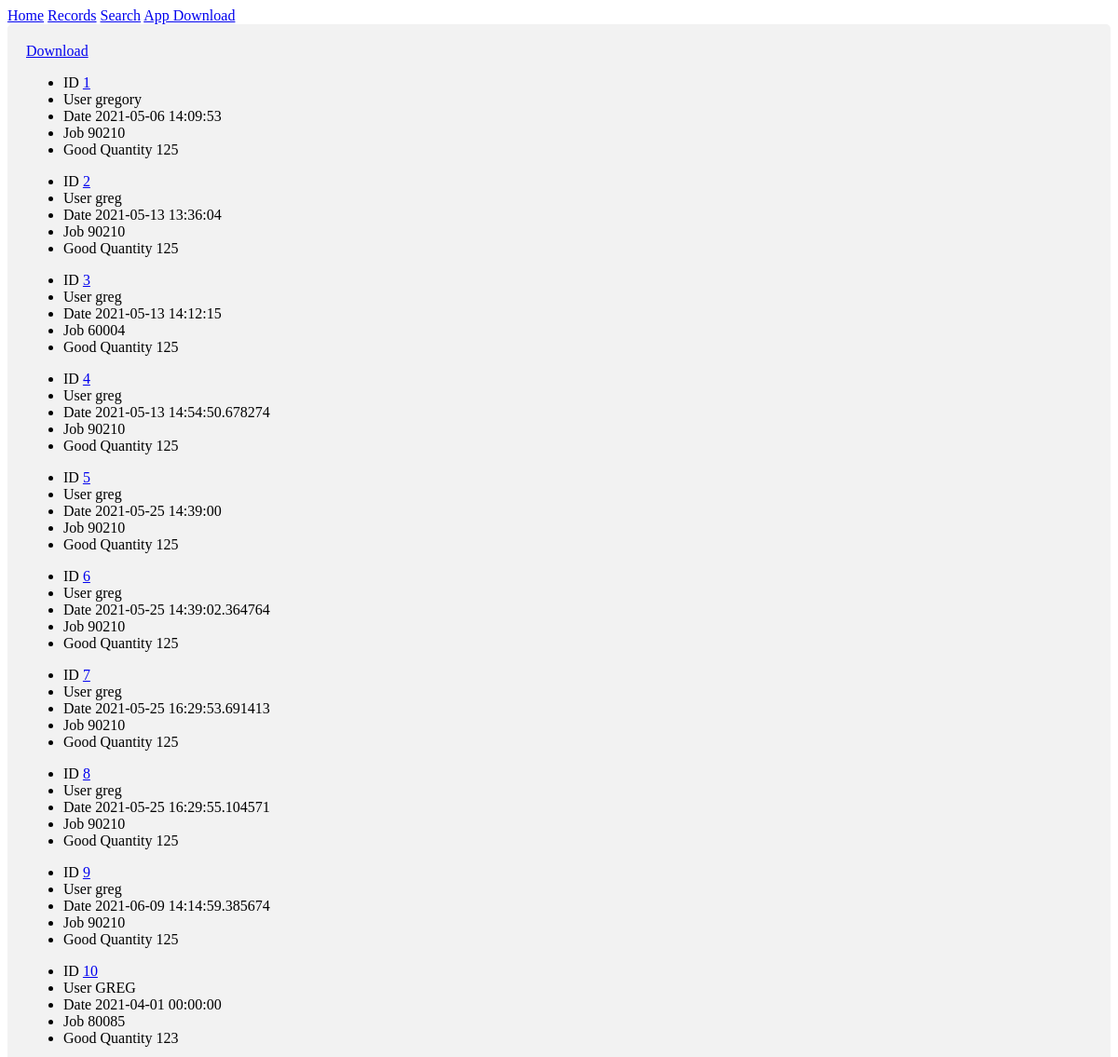
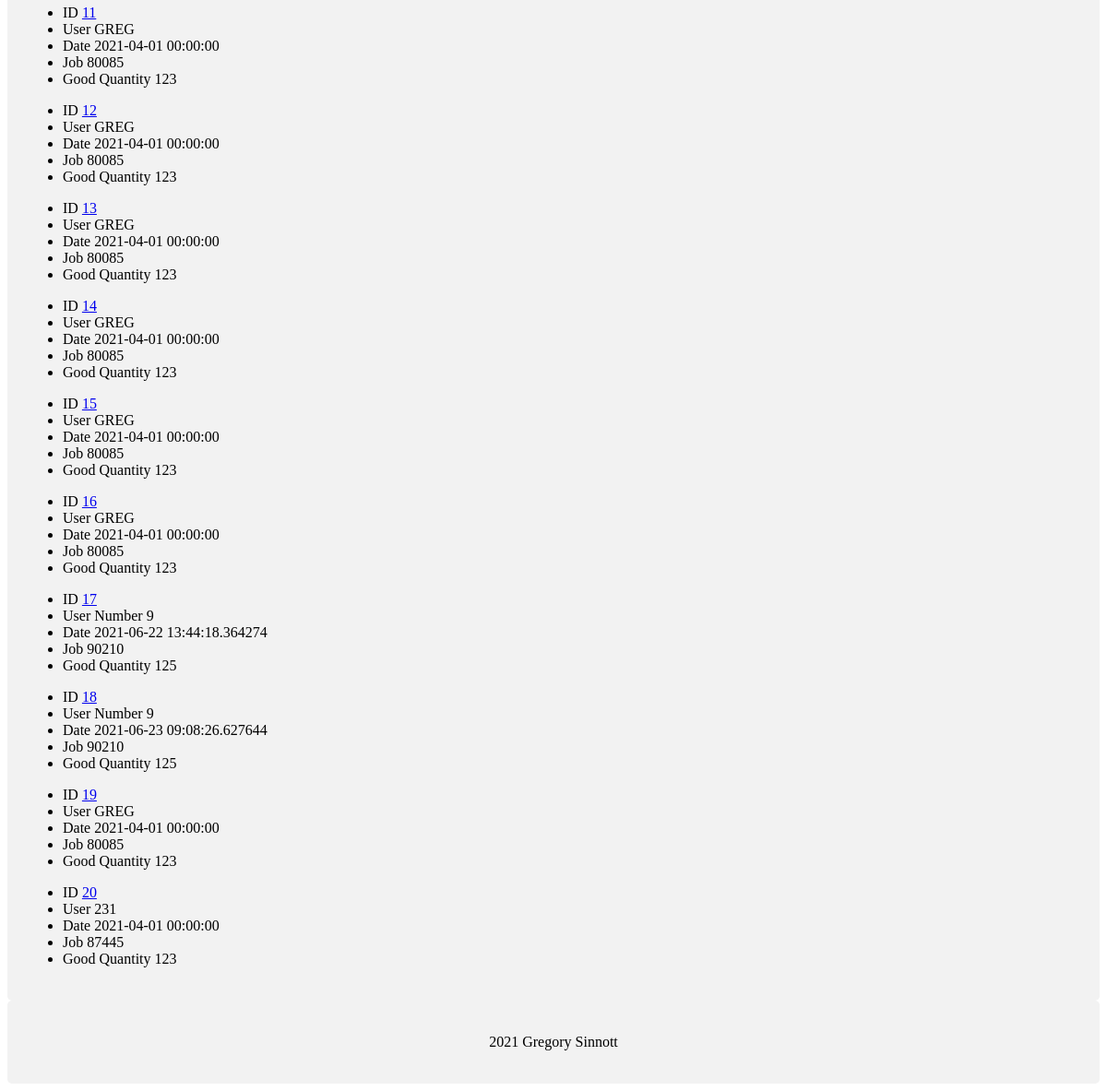
Page /records on the committed database (2 pictures, top to bottom).
### app/models.py (models this page shows, shortened)
class Record(db.Model):
    __tablename__ = "sort-data"
    id = db.Column(db.Integer, primary_key=True)
    Employee = db.Column(db.String(64), index=False, unique=False, nullable=False)
    StartTime = db.Column(db.DateTime, index=False, unique=False, nullable=False)
    TableNumber = db.Column(db.Integer, nullable=False)
    Job = db.Column(db.Integer, nullable=False)
    Part = db.Column(db.Integer, nullable=False)
    Operation = db.Column(db.Integer, nullable=False)
    CastDate = db.Column(db.DateTime, nullable=False)
    CastShift = db.Column(db.Integer, nullable=False)
    GoodQuantity = db.Column(db.Integer, index=False, unique=False, nullable=False)
    Assembly = db.Column(db.Integer, nullable=True)
    AutoSort = db.Column(db.Integer, nullable=True)
    BadThreads = db.Column(db.Integer, nullable=True)
    Bent = db.Column(db.Integer, nullable=True)
    Blisters = db.Column(db.Integer, nullable=True)
    BrokenCore = db.Column(db.Integer, nullable=True)
    Buffing = db.Column(db.Integer, nullable=True)
    Contamination = db.Column(db.Integer, nullable=True)
    DamagedDie = db.Column(db.Integer, nullable=True)
    Debris = db.Column(db.Integer, nullable=True)
    Dimensional = db.Column(db.Integer, nullable=True)
    Flash = db.Column(db.Integer, nullable=True)
    GateVestige = db.Column(db.Integer, nullable=True)
    HeatSinks = db.Column(db.Integer, nullable=True)
    EjectorPinLength = db.Column(db.Integer, nullable=True)
    Lamination = db.Column(db.Integer, nullable=True)
    LeakTest = db.Column(db.Integer, nullable=True)
    MixedParts = db.Column(db.Integer, nullable=True)
    Other = db.Column(db.Integer, nullable=True)
    PartDamage = db.Column(db.Integer, nullable=True)
    PartsNotTapped = db.Column(db.Integer, nullable=True)
    PartsOnGates = db.Column(db.Integer, nullable=True)
    Plating = db.Column(db.Integer, nullable=True)
    PoorFill = db.Column(db.Integer, nullable=True)
    Porosity = db.Column(db.Integer, nullable=True)
    Skiving = db.Column(db.Integer, nullable=True)
    Soldering = db.Column(db.Integer, nullable=True)
    StartUp = db.Column(db.Integer, nullable=True)
    SurfaceFinish = db.Column(db.Integer, nullable=True)
    TrimDamage = db.Column(db.Integer, nullable=True)
    Weight = db.Column(db.Integer, nullable=True)
    WrongPart = db.Column(db.Integer, nullable=True)
    EndTime = db.Column(db.DateTime, nullable=True)
    Rework = db.Column(db.Integer, nullable=True)
    NIT = db.Column(db.Integer, nullable=True)

### app/routes.py (the view)
@app.route("/records", methods=['GET', 'POST'])
def records():
    dateCriteria = request.args.get('date') #Date sent in args, should add other search criteria
    partCriteria = request.args.get('part')
    jobCriteria = request.args.get('job')
    if not partCriteria:
        partCriteria = ""
    if not dateCriteria:
        dateCriteria = "2021" # If no date arg use 2021, should maybe only show active???
    if not jobCriteria:
        jobCriteria = ""
    records = Record.query.filter(
            Record.StartTime.startswith(dateCriteria),
            Record.Part.startswith(partCriteria),
            Record.Job.startswith(jobCriteria)).limit(20).all()
    exportRecords = Record.query.filter(
            Record.StartTime.startswith(dateCriteria),
            Record.Part.startswith(partCriteria),
            Record.Job.startswith(jobCriteria)).all()
    session['filename'] = str(dt.now().strftime("%Y%m%d%H%M%S")) + ".csv"
    w_file = open(os.path.join("app/downloads",session.get('filename', None)), 'a')
    writer = csv.DictWriter(w_file, fieldnames=Record.__table__.columns.keys())
    writer.writeheader()
    for row in exportRecords:
        rowdict = row.__dict__
        rowdict.pop('_sa_instance_state', None)
        writer.writerow(rowdict)
    w_file.close()
    return render_template(
        'records.html',
        records=records
    )

### app/templates/records.html
{% extends "layout.html" %}
{% block content %}
<div class="container">
    <a href='/records/download'>Download</a>
    {% for record in records %}
    <ul id=record.Employee>
        <li>
            <span class="field-name">ID</span>
            <a href="/edit_record/{{ record.id }}"> {{ record.id }}</a>
        </li>
        <li>
            <span class="field-name">User</span>
            <span class="field-value">{{ record.Employee }}</span>
        </li>
        <li>
            <span class="field-name">Date</span>
            <span class="field-value">{{ record.StartTime }}</span>
        </li>
        <li>
            <span class="field-name">Job</span>
            <span class="field-value">{{ record.Job }}</span>
        </li>
        <li>
            <span class="field-name">Good Quantity</span>
            <span class="field-value">{{ record.GoodQuantity }}</span>
        </li>
    </ul>
    {% endfor %}
</div>
{% endblock %}

### app/templates/layout.html (shortened to what this page needs)
<!doctype html>
<html lang="en">
  <head>
  </head>
  <body>
    {% include 'navigation.html' %}
    {% block content %}{% endblock %}
    {% include 'footer.html' %}
  </body>
</html>

### app/templates/navigation.html
<header>
    <nav>
     <a href="/">Home</a>
     <a href="/records">Records</a>
     <a href="/search">Search</a>
     <a href="/app/download">App Download</a>
   </nav>
 </header>

### app/templates/footer.html (shortened to what this page needs)
<footer>
    <div class="footer">
        <p>2021 Gregory Sinnott</p>
    </div>
</footer>

### app/static/css/main.css (style rules this page uses)
div { border-radius: 5px; background-color: #f2f2f2; padding: 20px; }

### app/templates/footer.html (style rules this page uses)
.footer { left: 0; bottom: 0; text-align: center; }

### rows in the picture
Record: id "1", Employee "gregory", StartTime "2021-05-06 14:09:53", Job "90210", GoodQuantity "125"
Record: id "2", Employee "greg", StartTime "2021-05-13 13:36:04", Job "90210", GoodQuantity "125"
Record: id "3", Employee "greg", StartTime "2021-05-13 14:12:15", Job "60004", GoodQuantity "125"
Record: id "4", Employee "greg", StartTime "2021-05-13 14:54:50.678274", Job "90210", GoodQuantity "125"
Record: id "5", Employee "greg", StartTime "2021-05-25 14:39:00", Job "90210", GoodQuantity "125"
Record: id "6", Employee "greg", StartTime "2021-05-25 14:39:02.364764", Job "90210", GoodQuantity "125"
Record: id "7", Employee "greg", StartTime "2021-05-25 16:29:53.691413", Job "90210", GoodQuantity "125"
Record: id "8", Employee "greg", StartTime "2021-05-25 16:29:55.104571", Job "90210", GoodQuantity "125"
Record: id "9", Employee "greg", StartTime "2021-06-09 14:14:59.385674", Job "90210", GoodQuantity "125"
Record: id "10", Employee "GREG", StartTime "2021-04-01 00:00:00", Job "80085", GoodQuantity "123"
Record: id "11", Employee "GREG", StartTime "2021-04-01 00:00:00", Job "80085", GoodQuantity "123"
Record: id "12", Employee "GREG", StartTime "2021-04-01 00:00:00", Job "80085", GoodQuantity "123"
Record: id "13", Employee "GREG", StartTime "2021-04-01 00:00:00", Job "80085", GoodQuantity "123"
Record: id "14", Employee "GREG", StartTime "2021-04-01 00:00:00", Job "80085", GoodQuantity "123"
Record: id "15", Employee "GREG", StartTime "2021-04-01 00:00:00", Job "80085", GoodQuantity "123"
Record: id "16", Employee "GREG", StartTime "2021-04-01 00:00:00", Job "80085", GoodQuantity "123"
Record: id "17", Employee "Number 9", StartTime "2021-06-22 13:44:18.364274", Job "90210", GoodQuantity "125"
Record: id "18", Employee "Number 9", StartTime "2021-06-23 09:08:26.627644", Job "90210", GoodQuantity "125"
Record: id "19", Employee "GREG", StartTime "2021-04-01 00:00:00", Job "80085", GoodQuantity "123"
Record: id "20", Employee "231", StartTime "2021-04-01 00:00:00", Job "87445", GoodQuantity "123"
